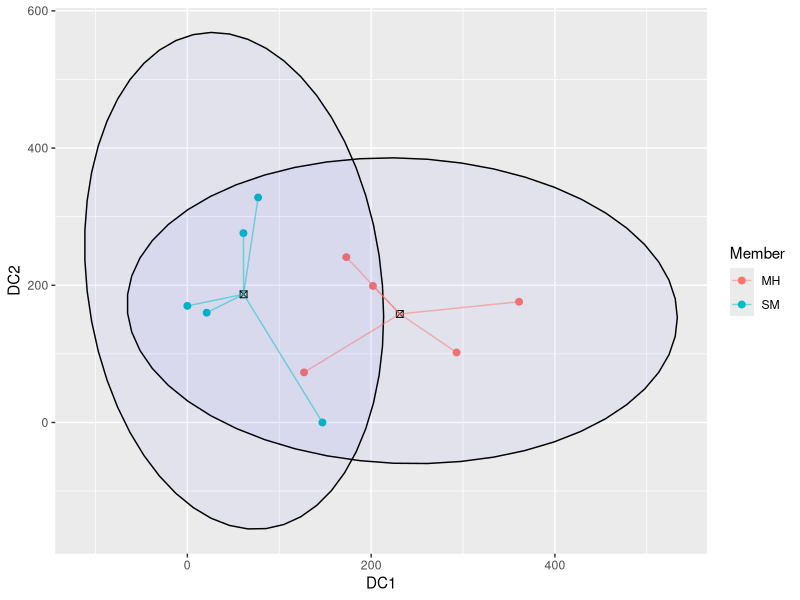
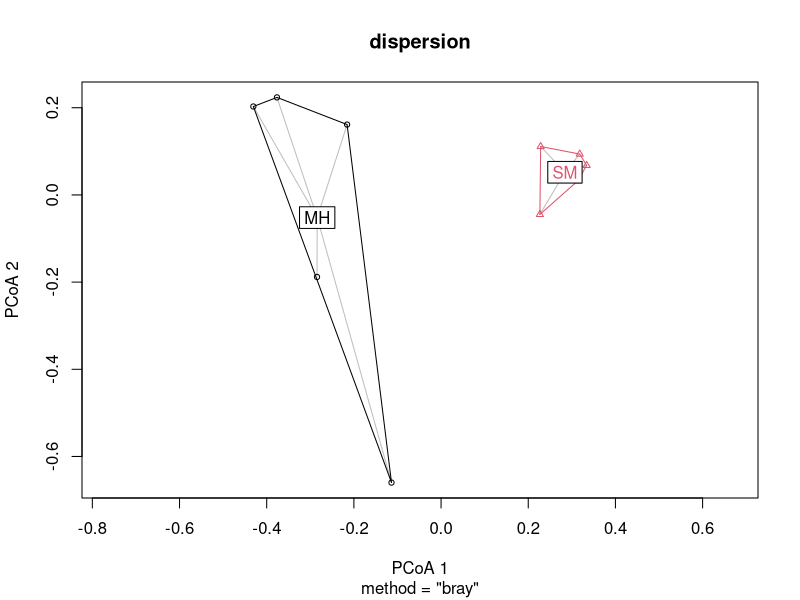

R code for these plots, in order: (Note: this script raises an error after producing the figures.)
## ---- chunk 1
library(tidyverse)
library(dplyr)
library(ggplot2)
library(vegan)
## ---- chunk 2
gen_raw<- read_csv("gen_trans.csv", col_names = TRUE)
gen_raw
## ---- chunk 3
gen_SMMH<- gen_raw[gen_raw$Member != "RM",]
gen_SMMH

#just numeric data
gen_SMMH_num<-gen_SMMH[,3:142] 
gen_SMMH_num
## ---- chunk 4
#Converting to proportions
perm_data_SMMH<- (100*(gen_SMMH_num/rowSums(gen_SMMH_num)))
perm_data_SMMH
## ---- chunk 5
dcadata<- read_csv("gen_dca.csv", col_names = TRUE)
dcadata

dcadataSMMH<- dcadata[dcadata$Member != "RM",]
dcadataSMMH

#Extracting DCA scores
dca_scoresSMMH<- dcadataSMMH[,3:4]
dca_scoresSMMH

## ---- chunk 6
dcagroup_centroids_SMMH <- data.frame(
  Member = c("SM", "MH"),
  Centroid_X = c(mean(dca_scoresSMMH$`Axis 1`[dcadataSMMH$Member == "SM"]),
                 mean(dca_scoresSMMH$`Axis 1`[dcadataSMMH$Member == "MH"])),
  Centroid_Y = c(mean(dca_scoresSMMH$`Axis 2`[dcadataSMMH$Member == "SM"]),
                 mean(dca_scoresSMMH$`Axis 2`[dcadataSMMH$Member == "MH"]))
)


## ---- chunk 7
dcaplot_data_SMMH <-data.frame(
  Member = dcadataSMMH$Member,
  DC1 = dca_scoresSMMH$`Axis 1`,
  DC2 = dca_scoresSMMH$`Axis 2`,
  xend = c(rep(dcagroup_centroids_SMMH[1,2],5), rep(dcagroup_centroids_SMMH[2,2],5)),
  yend = c(rep(dcagroup_centroids_SMMH[1,3],5), rep(dcagroup_centroids_SMMH[2,3],5))
)

dcaplot_data_SMMH
## ---- chunk 8
ggplot(dcaplot_data_SMMH, aes(DC1,DC2))+
  geom_point(aes(color = Member), size = 2) +
  stat_ellipse(geom = "polygon", alpha = 0.04, aes(group = Member),
               color = "black", fill = "blue")+
  geom_point(data = dcagroup_centroids_SMMH, aes(x = Centroid_X, y = Centroid_Y),
             color = "black", size = 2, shape = 7)+
  geom_segment(data = dcaplot_data_SMMH, aes(x =DC1, y = DC2, 
                                        xend = xend, yend = yend, color = Member), alpha = 0.5)

## ---- chunk 9
perm_distSMMH<-vegdist(perm_data_SMMH, method = 'bray')
perm_distSMMH

## ---- chunk 10
#Create empty matrix
dist_mat_SMMH= matrix(0, nrow = 10, ncol = 10)

#Setting below diagonal to perm_dost values, and above the diagonal to empty
dist_mat_SMMH[lower.tri(dist_mat_SMMH)] <- perm_distSMMH
dist_mat_SMMH[upper.tri(dist_mat_SMMH)]<- ""
dist_mat_SMMH

#making it a df
perm_distSMMH_df<- as.data.frame(dist_mat_SMMH, row.names = NULL)
perm_distSMMH_df

#setting col and rownames so we can see what distance we are calculating
rownames(perm_distSMMH_df)<- gen_SMMH$`Sample ID`
colnames(perm_distSMMH_df)<- gen_SMMH$`Sample ID`

write_csv(perm_distSMMH_df, "gen_dist_SMMH.csv")
perm_distSMMH_df
## ---- chunk 11
#Assumptions- I don't think this applies to us, but keeping it in.
dispersion<-betadisper(perm_distSMMH, group=gen_SMMH$Member,type = "centroid")

plot(dispersion)

anova(dispersion)

## ---- chunk 12
Perma_result <- adonis2(perm_distSMMH~as.factor(dcaplot_data_SMMH$Member), data = perm_distSMMH,
                        permutations = 10000)
Perma_result

## ---- chunk 13
Perma_result1 <- adonis2(perm_distSMMH~as.factor(dcaplot_data_SMMH$Member), data = perm_distSMMH,
                         permutations = 10000)
Perma_result1

#Extracting perm results
permustats_results1<- permustats(Perma_result1)
#permustats_results1

#calculating mean and se
means_and_se1<- mean_se(permustats_results1$permutations, mult = 1)

## ---- chunk 14
Perma_result2 <- adonis2(perm_distSMMH~as.factor(dcaplot_data_SMMH$Member), data = perm_distSMMH,
                         permutations = 10000)
Perma_result2

#Extracting perm results
permustats_results2<- permustats(Perma_result2)
#permustats_results2

#calculating mean and se
means_and_se2<- mean_se(permustats_results2$permutations, mult = 1)

## ---- chunk 15
Perma_result3 <- adonis2(perm_distSMMH~as.factor(dcaplot_data_SMMH$Member), data = perm_distSMMH,
                         permutations = 10000)
Perma_result3

#Extracting perm results
permustats_results3<- permustats(Perma_result3)
#permustats_results3

#calculating mean and se
means_and_se3<- mean_se(permustats_results3$permutations, mult = 1)

## ---- chunk 16
Perma_result4 <- adonis2(perm_distSMMH~as.factor(dcaplot_data_SMMH$Member), data = perm_distSMMH,
                         permutations = 10000)
Perma_result4

#Extracting perm results
permustats_results4<- permustats(Perma_result4)
#permustats_results4

#calculating mean and se
means_and_se4<- mean_se(permustats_results4$permutations, mult = 1)

## ---- chunk 17
Perma_result5 <- adonis2(perm_distSMMH~as.factor(dcaplot_data_SMMH$Member), data = perm_distSMMH,
                         permutations = 10000)
Perma_result5

#Extracting perm results
permustats_results5<- permustats(Perma_result5)
#permustats_results5

#calculating mean and se
means_and_se5<- mean_se(permustats_results5$permutations, mult = 1)

## ---- chunk 18
Perma_result6 <- adonis2(perm_distSMMH~as.factor(dcaplot_data_SMMH$Member), data = perm_distSMMH,
                         permutations = 10000)
Perma_result6

#Extracting perm results
permustats_results6<- permustats(Perma_result6)
#permustats_results6

#calculating mean and se
means_and_se6<- mean_se(permustats_results6$permutations, mult = 1)

## ---- chunk 19
Perma_result7 <- adonis2(perm_distSMMH~as.factor(dcaplot_data_SMMH$Member), data = perm_distSMMH,
                         permutations = 10000)
Perma_result7

#Extracting perm results
permustats_results7<- permustats(Perma_result7)
#permustats_results7

#calculating mean and se
means_and_se7<- mean_se(permustats_results7$permutations, mult = 1)

## ---- chunk 20
Perma_result8 <- adonis2(perm_distSMMH~as.factor(dcaplot_data_SMMH$Member), data = perm_distSMMH,
                         permutations = 10000)
Perma_result8

#Extracting perm results
permustats_results8<- permustats(Perma_result8)
#permustats_results8

#calculating mean and se
means_and_se8<- mean_se(permustats_results8$permutations, mult = 1)

## ---- chunk 21
Perma_result9 <- adonis2(perm_distSMMH~as.factor(dcaplot_data_SMMH$Member), data = perm_distSMMH,
                         permutations = 10000)
Perma_result9

#Extracting perm results
permustats_results9<- permustats(Perma_result9)
#permustats_results9

#calculating mean and se
means_and_se9<- mean_se(permustats_results9$permutations, mult = 1)

## ---- chunk 22
Perma_result10 <- adonis2(perm_distSMMH~as.factor(dcaplot_data_SMMH$Member), data = perm_distSMMH,
                         permutations = 10000)
Perma_result10

#Extracting perm results
permustats_results10<- permustats(Perma_result10)
#permustats_results10

#calculating mean and se
means_and_se10<- mean_se(permustats_results10$permutations, mult = 1)

